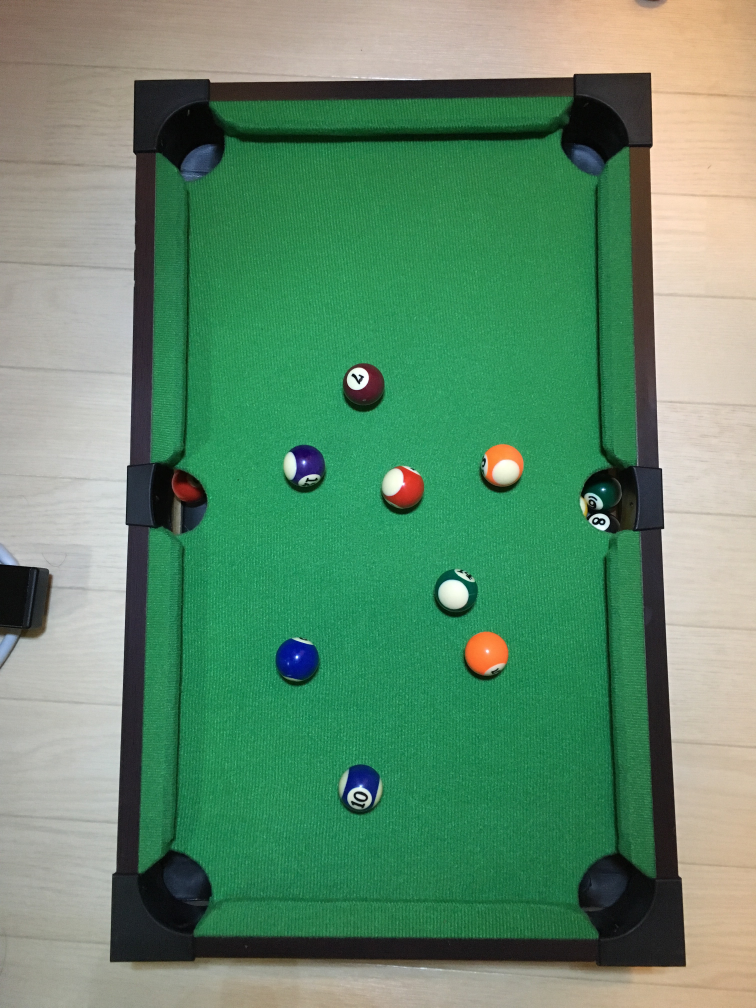
#> input picture photos/IMG_1013.jpg, 3024 x 4032 px (shown at 1/4 size)
$ python 20170913.py   (Python 2 division)   (older library calls are emulated)
#> lines starting #> are read from the running program, lines starting #| are printed output that depends on the picture; after the words box and inside, x2 and y2 are one past the last pixel; in counts of white or black regions, pixels touching at a corner belong together
# -*- coding: utf-8

import cv2


def main():
    img = cv2.imread('./photos/IMG_1013.jpg')
#> img is the input picture: shape (4032, 3024, 3); mean B, G, R 108.5, 139.7, 97.2

    img = resize_image(img, 4)
#> in resize_image, `return cv2.resize(img, size)`:
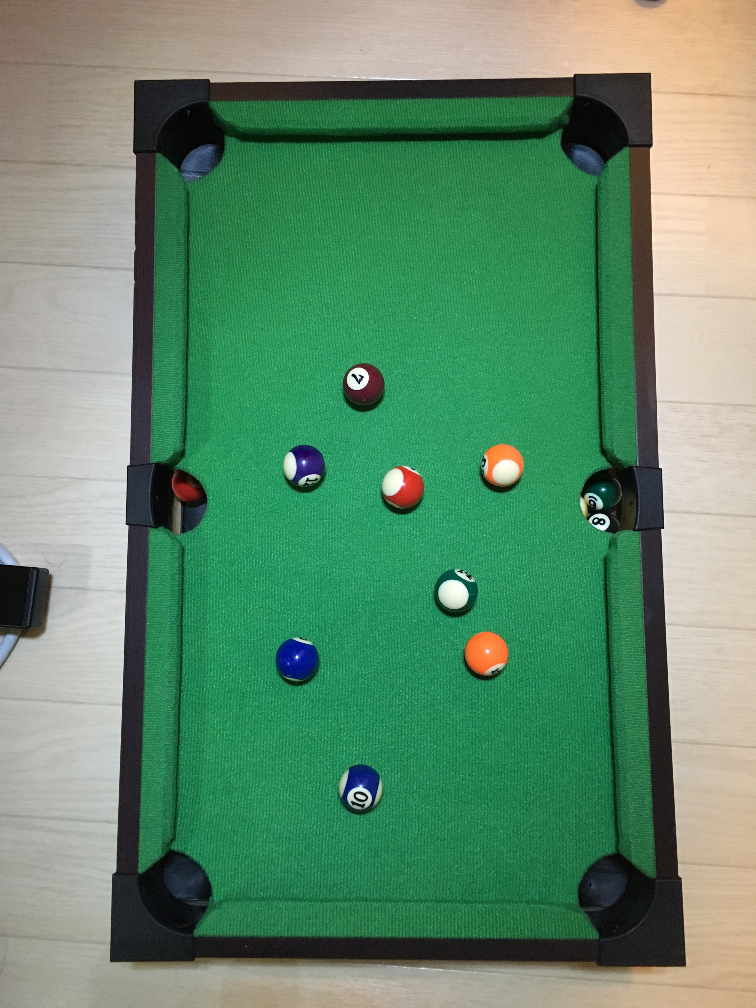
#> returned value: shape (1008, 756, 3); mean of channels 0, 1, 2 108.6, 139.8, 97.3; drawn as B, G, R
    img_org = img.copy()

    cv2.imshow('image', img)
    cv2.waitKey(0)

    contors = find_contours(img)
#> in find_contours, `img = cv2.cvtColor(img, cv2.COLOR_BGR2GRAY)`:
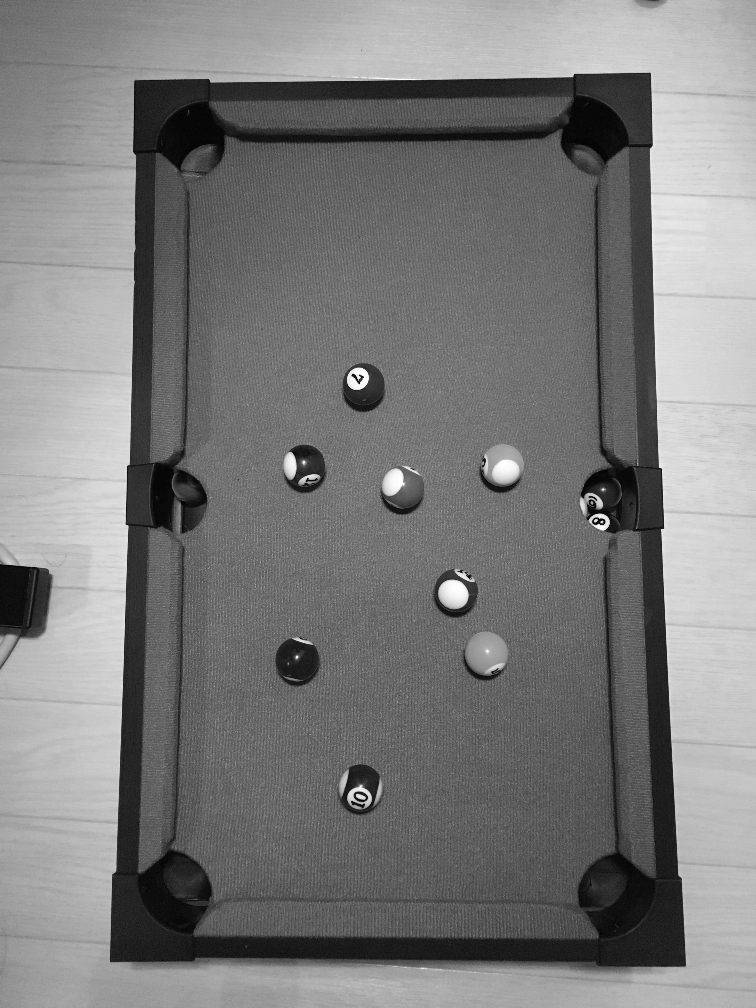
#> img: shape (1008, 756); min 1, max 255, mean 123.5
#> in find_contours, `img = cv2.Canny(img, 50, 120)`:
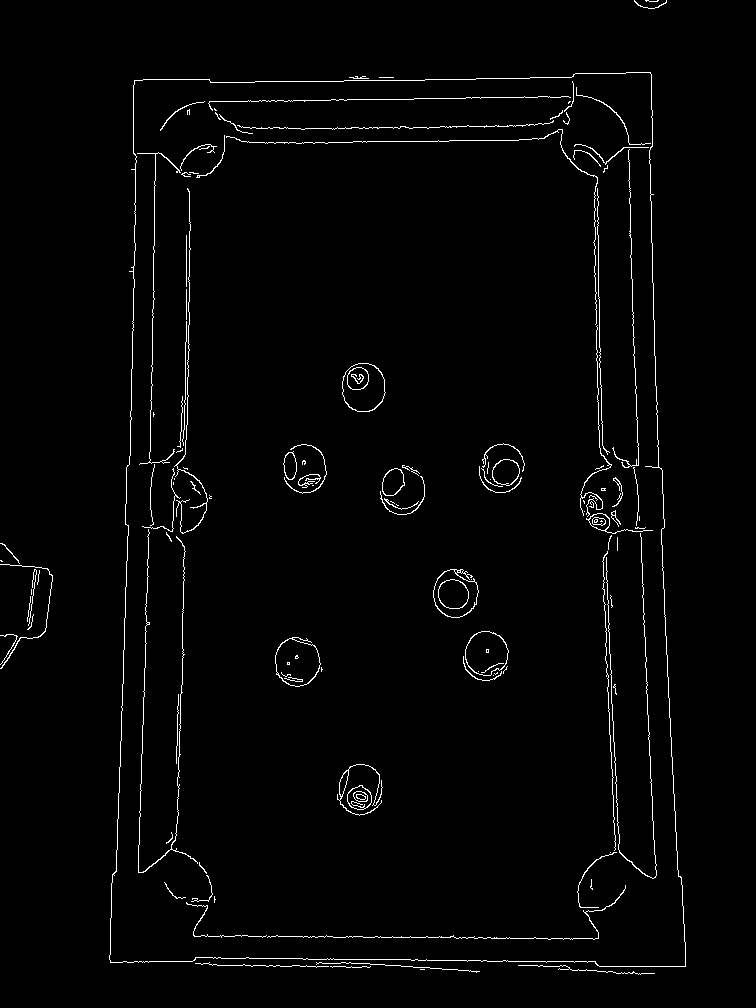
#> img: shape (1008, 756); 1.8% white in thin lines or dots, all inside (x1, y1, x2, y2) = (0, 0, 686, 975)
#> in find_contours, `_, contours, _ = cv2.findContours(img, cv2.RETR_LIST, cv2.CHAIN_APPROX..`: contours = 164 contours, 117 with area under 20; largest, box (x1, y1, x2, y2) and area: (109, 72, 686, 967) 473848, (109, 72, 686, 967) 473823, (342, 363, 386, 412) 1672, (275, 637, 321, 687) 1650, (342, 363, 386, 412) 1646
#> contors has the same summary as contours in find_contours
    circles = find_circles(img)
#> in find_circles, `img_canny = cv2.Canny(img, 75, 150)`:
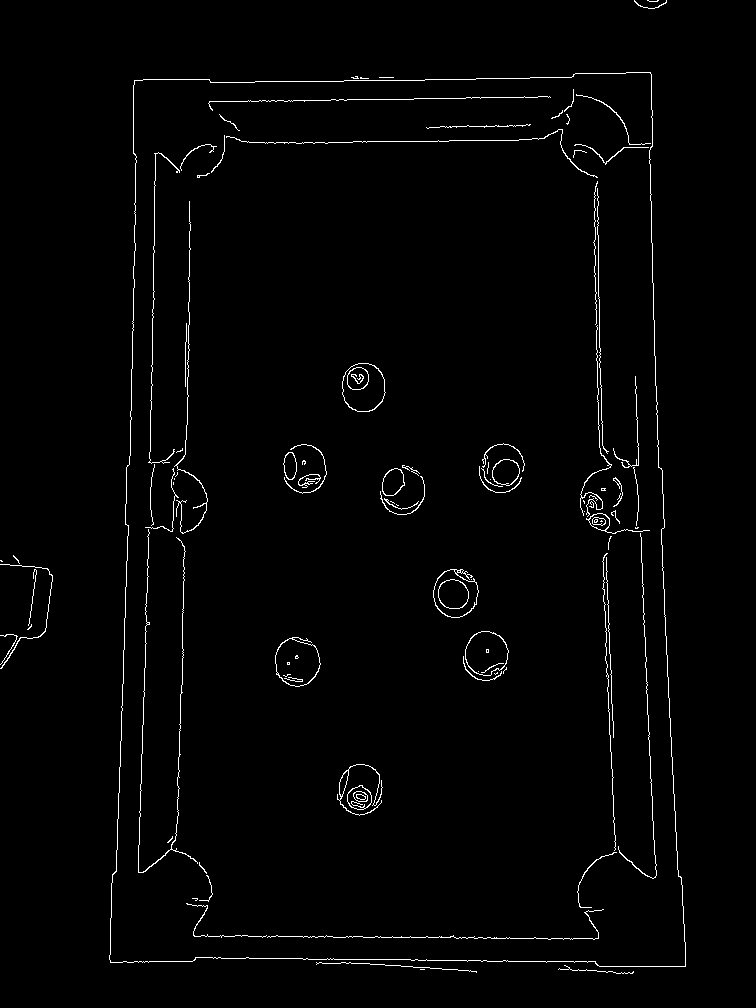
#> img_canny: shape (1008, 756); 1.6% white in thin lines or dots, all inside (x1, y1, x2, y2) = (0, 0, 686, 974)
#> in find_circles, `circles = cv2.HoughCircles(img, cv2.HOUGH_GRADIENT,`: circles = [[487, 653, 22], [503, 465, 20.8], [363, 391, 20.8], [303, 465, 20.2], [611, 497, 30], [453, 593, 15.4], [401, 493, 20.6]]

    # 一番大きな輪郭がビリヤードテーブル（のはず
    contor_billiard_table = contors[0]
#> contor_billiard_table = contour of 342 points, box (x1, y1, x2, y2) (109, 72, 686, 967), area 473848

    # ビリヤード台を囲む四角
    # TODO: 台形補正する必要がある
    billiard_table_box = cv2.boundingRect(contor_billiard_table)
#> billiard_table_box = (109, 72, 577, 895)

    print billiard_table_box
#| (109, 72, 577, 895)

    x, y, w, h = billiard_table_box
#> x = 109; y = 72; w = 577; h = 895
    cv2.rectangle(img, (x, y), (x + w, y + h), (0, 0, 255), 2)
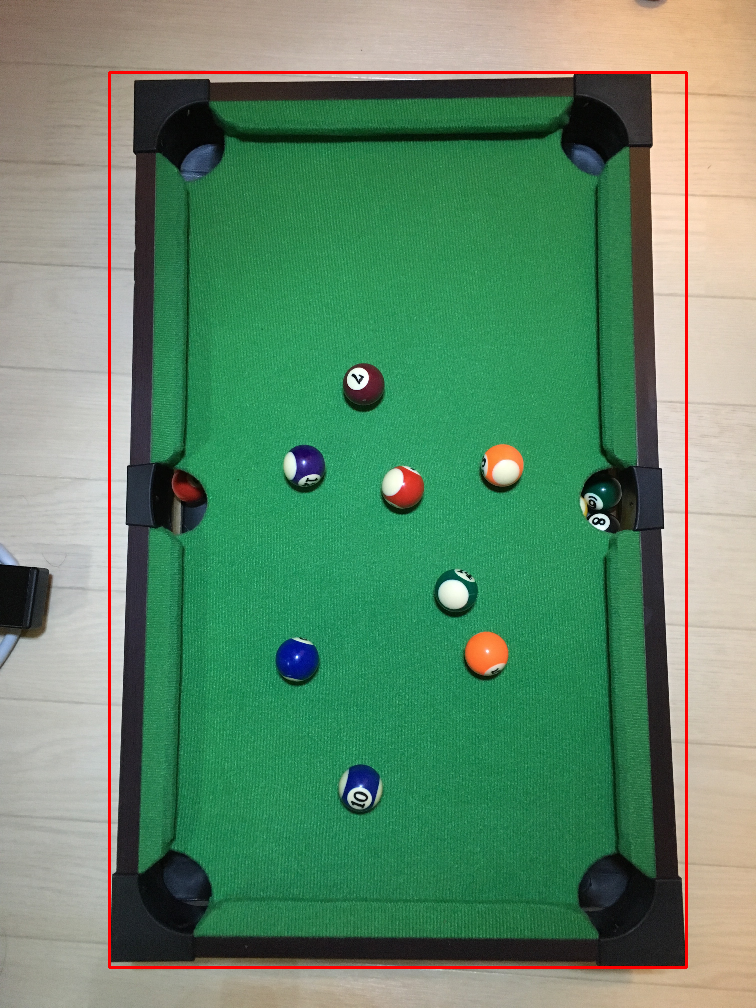
#> img: shape (1008, 756, 3); 1.16% of pixels changed, all inside (x1, y1, x2, y2) = (108, 71, 688, 969)

    for x, y, r in circles[0]:
        # img = img_org.copy()
        print (x, y, r)
        # x, y, r = int(x), int(y), int(r)
        cv2.circle(img, (x, y), r, (255, 255, 0), 4)
#> this loop made 7 passes
#| 487.0 653.0 22.0
#| 503.0 465.0 20.8
#| 363.0 391.0 20.8
#| 303.0 465.0 20.2
#| 611.0 497.0 30.0
#| 453.0 593.0 15.4
#| 401.0 493.0 20.6
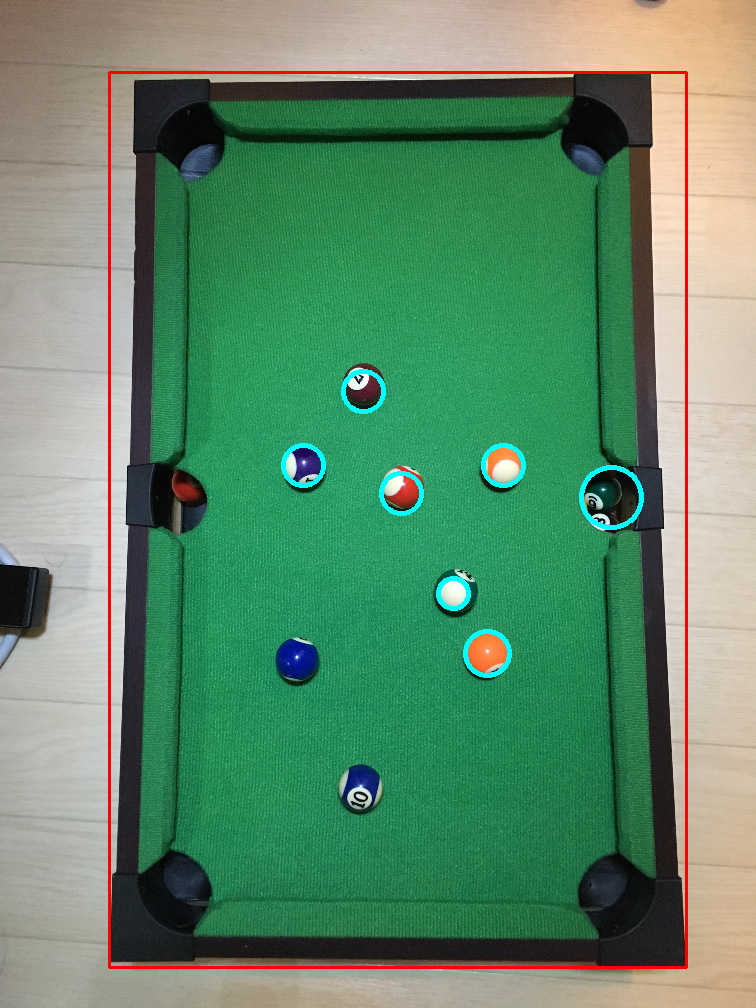
#> img: shape (1008, 756, 3); 0.6% of pixels changed, all inside (x1, y1, x2, y2) = (281, 369, 644, 678)

    cv2.imshow('image', img)
    cv2.waitKey(0)


def find_contours(img):
    #グレースケール
    img = cv2.cvtColor(img, cv2.COLOR_BGR2GRAY)

    # バイラテラルフィルタ
    img = cv2.bilateralFilter(img, 0, 24, 2)

    # Canny
    img = cv2.Canny(img, 50, 120)

    # 輪郭検出
    _, contours, _ = cv2.findContours(img,
                                      cv2.RETR_LIST,
                                      cv2.CHAIN_APPROX_SIMPLE)

    # 輪郭を面積が大きい順に並べ替える。
    contours.sort(key=cv2.contourArea, reverse=True)

    # [13 lines of commented-out code are left out]

    return contours


def find_circles(img):
    #グレースケール
    img = cv2.cvtColor(img, cv2.COLOR_BGR2GRAY)

    # バイラテラルフィルタ
    # このフィルタのかけ方が円の検出にも影響してくる。
    # フィルタが強いと円の縁がよわくなり、結果として玉が認識されない
    img = cv2.bilateralFilter(img, 0, 24, 2)

    # canny
    # cannyはHoughCirclesの中で実行される
    # ここでは参考までに同じパラメタでCannyを実行した場合の値をみる
    img_canny = cv2.Canny(img, 75, 150)

    circles = cv2.HoughCircles(img, cv2.HOUGH_GRADIENT,
                               # param1の値は大きい方がよいっぽい
                               param1=200, param2=70,
                               dp=2, minDist=5, minRadius=1, maxRadius=100)

    if circles is None or len(circles) <= 0:
        raise Exception('cannot find any balls')

    # [8 lines of commented-out code are left out]

    return circles

def resize_image(img, reduction_ratio):
    # resize
    height, width = img.shape[:2]
    size = (width/reduction_ratio, height/reduction_ratio)
    return cv2.resize(img, size)


if __name__ == '__main__':
    main()
